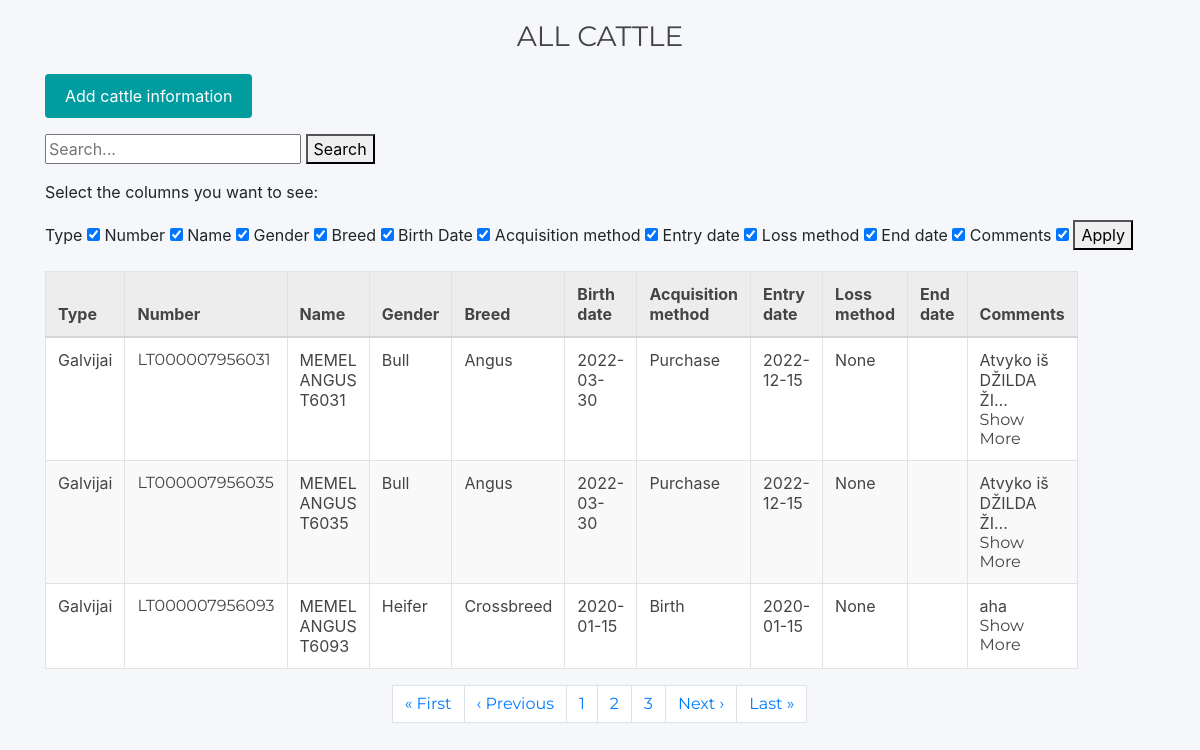
The app's page /my_farm/cattle_info/?page=2 with its own data.
### my_farm/models.py (models this page shows, shortened)
class Cattle(models.Model):
    BREED = [
        ('Angus', 'Angus'),
        ('Crossbreed', 'Crossbreed'),
    ]
    GENDER = [
        ('Heifer', 'Heifer'),
        ('Bull', 'Bull'),
        ('Cow', 'Cow'),
    ]
    ACQUISITION_METHOD = [
        ('Birth', 'Birth'),
        ('Purchase', 'Purchase'),
        ('Gift', 'Gift'),
    ]
    LOSS_METHOD = [
        ('Death', 'Death'),
        ('Sold', 'Sold'),
        ('Consumed', 'Consumed'),
        ('Gifted', 'Gifted'),
    ]
    type = models.CharField(default='Cattle', max_length=80, blank=False)
    number = models.CharField(max_length=80, blank=False, unique=True)
    name = models.CharField(max_length=80, blank=True, null=True)
    gender = models.CharField(choices=GENDER, max_length=80, blank=False)
    breed = models.CharField(choices=BREED, max_length=80, blank=False)
    birth_date = models.DateField(blank=True, null=True)
    acquisition_method = models.CharField(choices=ACQUISITION_METHOD, max_length=80, blank=True, null=True)
    entry_date = models.DateField(blank=True, null=True)
    loss_method = models.CharField(choices=LOSS_METHOD, max_length=80, blank=True, null=True)
    end_date = models.DateField(blank=True, null=True)
    comments = models.TextField(max_length=2000)
    deleted = models.BooleanField(default=False)
    picture = models.ImageField(upload_to='cattle_pictures', blank=True, null=True)
    class Meta:
        verbose_name = "Cattle Info"
        verbose_name_plural = "Cattle Info"
        ordering = ['name']

### my_farm/views.py (the view)
# urls.py: path('cattle_info/', cattle_info, name='cattle_info'),
def cattle_info(request):
    cattle = Cattle.objects.filter(deleted=False)
    paginator = Paginator(cattle, 3)  # Show 3 cattle per page
    page_number = request.GET.get('page')
    page_obj = paginator.get_page(page_number)
    context = {
        'cattle': page_obj,
    }
    all_columns = ['ID', 'Type', 'Number', 'Name', 'Gender', 'Breed', 'Birth Date',
                   'Acquisition Method', 'Entry Date', 'Loss Method', 'End Date', 'Comments']
    if request.method == 'POST':
        selected_columns = request.POST.getlist('columns')
        if len(selected_columns) > 0:
            column_dict = {
                'ID': 'id',
                'Type': 'type',
                'Number': 'number',
                'Name': 'name',
                'Gender': 'gender',
                'Breed': 'breed',
                'Birth Date': 'birth_date',
                'Acquisition Method': 'acquisition_method',
                'Entry Date': 'entry_date',
                'Loss Method': 'loss_method',
                'End Date': 'end_date',
                'Comments': 'comments'
            }
            selected_fields = [column_dict[column] for column in selected_columns]
            cattle = cattle.values(*selected_fields)
        else:
            error_message = 'Please select at least one column to display.'
            return render(request, 'my_farm/cattle_info.html',
                          {'cattle': cattle, 'columns': all_columns, 'error_message': error_message})
    else:
        cattle = cattle.values()
    return render(request, 'my_farm/cattle_info.html', context)

### my_farm/templates/my_farm/cattle_info.html (shortened to what this page needs)
{% extends 'base_user.html' %}
{% block content %}
<h3 class="text-uppercase" style="text-align: center; margin: 20px;">All Cattle</h3>
    <form method="POST" action="{% url 'my_farm:add_row' %}">
        <button type="submit" class="btn btn-custom">Add cattle information</button>
    </form>
    <form method="GET" action="{% url 'my_farm:search_cattle' %}">
        <input type="text" name="query" placeholder="Search...">
        <button type="submit" >Search</button>
    </form>
<p>Select the columns you want to see:</p>
<form id="column-form">
    <label for="id_type">Type</label>
    <input type="checkbox" name="columns" value="type" id="id_type" checked>
    <label for="id_number">Number</label>
    <input type="checkbox" name="columns" value="number" id="id_number" checked>
    <label for="id_name">Name</label>
    <input type="checkbox" name="columns" value="name" id="id_name" checked>
    <label for="id_gender">Gender</label>
    <input type="checkbox" name="columns" value="gender" id="id_gender" checked>
    <label for="id_breed">Breed</label>
    <input type="checkbox" name="columns" value="breed" id="id_breed" checked>
    <label for="id_birth_date">Birth Date</label>
    <input type="checkbox" name="columns" value="birth_date" id="id_birth_date" checked>
    <label for="id_acquisition_method">Acquisition method</label>
    <input type="checkbox" name="columns" value="acquisition_method" id="id_acquisition_method" checked>
    <label for="id_entry_date">Entry date</label>
    <input type="checkbox" name="columns" value="entry_date" id="id_entry_date" checked>
    <label for="id_loss_method">Loss method</label>
    <input type="checkbox" name="columns" value="loss_method" id="id_loss_method" checked>
    <label for="id_end_date">End date</label>
    <input type="checkbox" name="columns" value="end_date" id="id_end_date" checked>
    <label for="id_comments">Comments</label>
    <input type="checkbox" name="columns" value="comments" id="id_comments" checked>
    <button type="submit">Apply</button>
</form>
  <table id="cattle-table" class="table table-bordered">
      <thead>
        <tr class="column-names">
          <th class="cattle-type">Type</th>
          <th class="cattle-number">Number</th>
          <th class="cattle-name">Name</th>
          <th class="cattle-gender">Gender</th>
          <th class="cattle-breed">Breed</th>
          <th class="cattle-birth_date">Birth date</th>
          <th class="cattle-acquisition_method">Acquisition method</th>
          <th class="cattle-entry_date">Entry date</th>
          <th class="cattle-loss_method">Loss method</th>
          <th class="cattle-end_date">End date</th>
          <th class="cattle-comments">Comments</th>
        </tr>
      </thead>
    <tbody>
    {% for cow in cattle %}
        <tr>
          <td class="cattle-type">{{ cow.type }}</td>
          <td>
                  <a class="cattle-number" href="{% url 'my_farm:one_cattle_info' cow.id %}">{{ cow.number }}</a>
          </td>
          <td class="cattle-name">{{ cow.name }}</td>
          <td class="cattle-gender">{{ cow.gender }}</td>
          <td class="cattle-breed">{{ cow.breed }}</td>
          <td class="cattle-birth_date">{{ cow.birth_date|date:"Y-m-d" }}</td>
          <td class="cattle-acquisition_method">{{ cow.acquisition_method }}</td>
          <td class="cattle-entry_date">{{ cow.entry_date|date:"Y-m-d" }}</td>
          <td class="cattle-loss_method">{{ cow.loss_method }}</td>
          <td class="cattle-end_date">{{ cow.end_date|date:"Y-m-d" }}</td>
          <td class="cattle-comments">
            <div id="comments-short-{{ cow.id }}">{{ cow.comments|truncatechars:20 }}</div>
            <a href="#" data-cow-id="{{ cow.id }}" data-action="show-more" onclick="showFullComments({{ cow.id }}); return false;">Show More</a>
          </td>
        </tr>
    {% endfor %}
    </tbody>
  </table>
    {% if cattle.has_other_pages %}
        <div class="pagination justify-content-center">
            {% if cattle.has_previous %}
                <a href="?page=1" class="page-link">&laquo; First</a>
                <a href="?page={{ cattle.previous_page_number }}" class="page-link">&lsaquo; Previous</a>
            {% endif %}
            {% for num in cattle.paginator.page_range %}
                {% if cattle.number == num %}
                    <a href="?page={{ num }}" class="page-link active">{{ num }}</a>
                {% else %}
                    <a href="?page={{ num }}" class="page-link">{{ num }}</a>
                {% endif %}
            {% endfor %}
            {% if cattle.has_next %}
                <a href="?page={{ cattle.next_page_number }}" class="page-link">Next &rsaquo;</a>
                <a href="?page={{ cattle.paginator.num_pages }}" class="page-link">Last &raquo;</a>
            {% endif %}
        </div>
    {% endif %}
{% endblock %}

### my_farm/static/css/table_styles.css (style rules this page uses)
.table-bordered thead tr.column-names { background-color: #e9e9e9; }
.table-bordered { font-size: 16px; padding: 5px; max-width: 800px; }
.table-bordered { color: #444444; }
.table-bordered th, .table-bordered td { border: 1px solid #e2e2e2; }
.table-bordered thead th { background-color: #ededed; border-bottom-color: #d5d5d5; }

### templates/base_user.html (style rules this page uses)
body { background-color: #F5F7FA; }
h3, h4, span, a { font-weight: normal !important; color: #444444; font-family: 'Montserrat', sans-serif; }
.btn-custom { color: white; background-color: #009C9F; border: none; padding: 10px 20px; border-radius: 4px; cursor: pointer; }

### records on screen
Cattle: type "Galvijai", number "LT000007956031", name "MEMEL ANGUS T6031", gender "Bull", breed "Angus", birth_date "2022-03-30", acquisition_method "Purchase", entry_date "2022-12-15", loss_method "None", comments "Atvyko iš DŽILDA ŽI…"
Cattle: type "Galvijai", number "LT000007956035", name "MEMEL ANGUS T6035", gender "Bull", breed "Angus", birth_date "2022-03-30", acquisition_method "Purchase", entry_date "2022-12-15", loss_method "None", comments "Atvyko iš DŽILDA ŽI…"
Cattle: type "Galvijai", number "LT000007956093", name "MEMEL ANGUS T6093", gender "Heifer", breed "Crossbreed", birth_date "2020-01-15", acquisition_method "Birth", entry_date "2020-01-15", loss_method "None", comments "aha"

### other values on screen
{{ num }} "1" "3"
{{ num }} "2"
